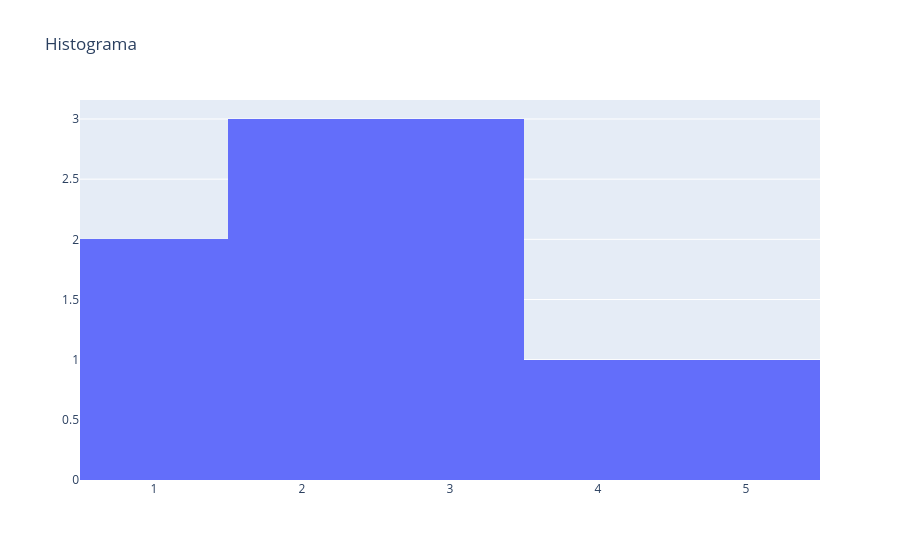

The notebook cell saved with this chart:
### Code cell
data = go.Histogram(x=[1,2,3,3,3,4,5,1,2,2])

fig5 = go.Figure(data=data)

fig5.update_layout(title="Histograma")

### Figure 1 — Plotly figure (JSON) as saved in the notebook; plotly's stock layout.template omitted (floating-point values rounded to 4 significant figures)
{"data": [{"type": "histogram", "x": [1, 2, 3, 3, 3, 4, 5, 1, 2, 2]}], "layout": {"title": {"text": "Histograma"}}}
